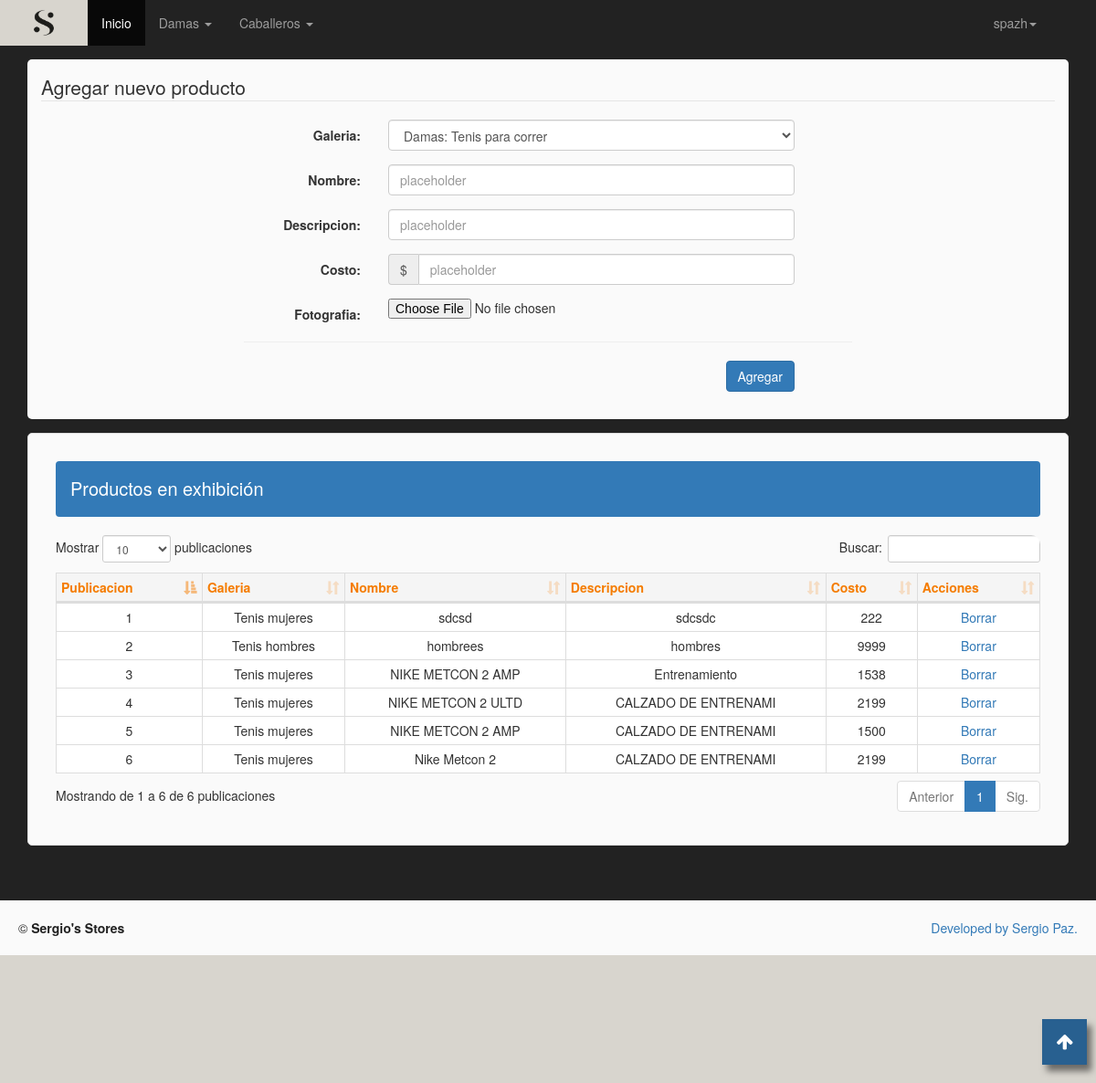
The app's page /ControlPanel.php (signed in) with its own data.
### tables this page shows
CREATE TABLE IF NOT EXISTS `productos` (
  `id` int(50) NOT NULL AUTO_INCREMENT,
  `Galeria` varchar(100) NOT NULL,
  `Nombre` varchar(100) NOT NULL,
  `Descripcion` varchar(100) NOT NULL,
  `Costo` double NOT NULL,
  `UrlFile` varchar(100) NOT NULL,
  PRIMARY KEY (`id`)
);

### ControlPanel.php (the view, shortened to what this page needs)
<?php
include("./models/conexion.php");
$consulta=<<<SQL
    SELECT id,Galeria,Nombre,Descripcion,Costo,UrlFile FROM productos
SQL;
$filas =mysqli_query($conexiondb,$consulta);
?>
<!DOCTYPE html>
    <html lang="en">
    <head>
        <link rel="stylesheet" href="https://maxcdn.bootstrapcdn.com/bootstrap/3.3.7/css/bootstrap.min.css">
        <link rel="stylesheet" href="assets/js/datatablejquery/dataTables.bootstrap.min.css">
        <link rel="stylesheet" href="https://maxcdn.bootstrapcdn.com/font-awesome/4.5.0/css/font-awesome.min.css">
        <link href="./assets/css/ControlPanel.css" rel="stylesheet">
    </head>
    <body style="background-color:#222222">
        <div>
            <?php require('./components/index/header_footer.php');?>
        </div>
        <div class="container">
            <form class="form-horizontal" method="POST" enctype="multipart/form-data" action="./models/UploadProduct.php" style="background-color:#fafafa;padding:15px;border-radius:5px;margin-top:15px">
                <fieldset>
                    <legend>Agregar nuevo producto</legend>
                    <div class="form-group">
                        <label class="col-md-4 control-label" for="selectbasic">Galeria:</label>
                        <div class="col-md-5">
                            <select id="selectbasic" name="txtGaleria" class="form-control" required>
                            <option value="1">Damas: Tenis para correr</option>
                        </select>
                        </div>
                    </div>
                    <div class="form-group">
                        <label class="col-md-4 control-label" for="textinput">Nombre: </label>
                        <div class="col-md-5">
                            <input id="textinput" name="txtNombre" type="text" placeholder="placeholder" class="form-control input-md" maxlength="20" required>
                        </div>
                    </div>
                    <div class="form-group">
                        <label class="col-md-4 control-label" for="textinput">Descripcion: </label>
                        <div class="col-md-5">
                            <input id="textinput" name="txtDesc" type="text" placeholder="placeholder" class="form-control input-md" maxlength="20" required>
                        </div>
                    </div>
                    <div class="form-group">
                        <label class="col-md-4 control-label" for="prependedtext">Costo: </label>
                        <div class="col-md-5">
                            <div class="input-group">
                                <span class="input-group-addon">$</span>
                                <input id="prependedtext" name="txtCosto" class="form-control" placeholder="placeholder" type="text" maxlength="7" required>
                            </div>
                        </div>
                    </div>
                    <div class="form-group">
                        <label class="col-md-4 control-label" for="filebutton">Fotografia: </label>
                        <div class="col-md-5">
                            <input id="filebutton" name="txtFileProducto" class="input-file" type="file" required>
                        </div>
                    </div>
                    <hr style="max-width:60%">
                    <div class="form-group">
                        <div class="col-md-9">
                            <button id="singlebutton" name="singlebutton" class="btn btn-primary pull-right">Agregar</button>
                        </div>
                </fieldset>
            </form>
            </div>
            <div class="container">
                <div class="panel panel-default" style="background-color:#fafafa;padding:15px;border-radius:5px;margin-top:15px">
                    <div class="panel-body">
                        <p class="alert fondo456" style="font-size: 20px;background-color: #337AB7;color: #ffffff"><span>Productos en exhibición</span></p>
                        <div class="table-responsive" style="border-radius: 10px;margin-top: 12px">
                            <table class="table  table-bordered table-hover table-condensed tab" id="regTable" style="background-color: #ffffff;text-align: center;vertical-align: middle;">
                                <thead>
                                    <tr style="background-color: #F5F5F5">
                                        <th style="font-size: 14px;color: #F57C00">Publicacion</th>
                                        <th style="font-size: 14px;color: #F57C00">Galeria</th>
                                        <th style="font-size: 14px;color: #F57C00">Nombre</th>
                                        <th style="font-size: 14px;color: #F57C00">Descripcion</th>
                                        <th style="font-size: 14px;color: #F57C00">Costo</th>
                                        <th style="font-size: 14px;color: #F57C00">Acciones</th>
                                    </tr>
                                </thead>
                                <tbody>
                                    <?php
                                        $count=0;
                                        while ($columna=mysqli_fetch_assoc($filas))
                                        {
                                            $count=$count+1;
                                            echo "<tr>";
                                            echo "<td>$count</td>";
                                            if($columna['Galeria']==2)
                                            {
                                                echo "<td>Tenis hombres</td>";
                                            }else{
                                                echo "<td>Tenis mujeres</td>";
                                            }
                                            echo "<td>$columna[Nombre]</td>";
                                            echo "<td>$columna[Descripcion]</td>";
                                            echo "<td>$columna[Costo]</td>";
                                            echo "<td><a href='./models/clsBorrarProducto.php?id=$columna[id]'>Borrar</a></td>";
                                            echo "</tr>";
                                        }
                                    ?>
                                </tbody>
                            </table>
                        </div>
                    </div>
                </div>
            </div>
            <br>
            <br>
            <footer>
                <div class="container-fluid">
                    <div class="row" style="background-color:#D8D5CE;height: 200px">
                        <div>
                            <p style="color:#212121;background-color: #FAFAFA;padding: 20px;font-size: 14px;margin: 0">© <b>Sergio's Stores</b>
                                <span id="ocultarmq4" style="float: right"><span><a href="PanelLogin">Developed by</a>  </span><a href="mailto:alejandroax@live.com.mx">Sergio Paz.</a> </p>
                        </div>
                    </div>
                </div>
            </footer>
    </body>
    </html>

### components/index/header_footer.php (shortened to what this page needs)
<div style="padding-top: 50px;">
    <nav class="navbar navbar-inverse navbar-fixed-top">
        <div class="container-fluid">
            <div class="navbar-header">
                <a class="navbar-brand" href="#"><img src="./images/8.jpg" class="img-responsive" style="max-width:96px" alt="noh"></a>
            </div>
            <div class="collapse navbar-collapse" id="bs-example-navbar-collapse-1">
                <ul class="nav navbar-nav">
                    <li class="active"><a href="index.php">Inicio<span class="sr-only">(current)</span></a></li>
                    <li class="dropdown">
                        <a href="#" class="dropdown-toggle" data-toggle="dropdown" role="button" aria-haspopup="true" aria-expanded="false">Damas <span class="caret"></span></a>
                    </li>
                    <li class="dropdown">
                        <a href="#" class="dropdown-toggle" data-toggle="dropdown" role="button" aria-haspopup="true" aria-expanded="false">Caballeros <span class="caret"></span></a>
                    </li>
                </ul>
                <ul class="nav navbar-nav navbar-right">
                    <?php
                if (isset($_SESSION["username"]))
                {
                    if ($_SESSION["username"] == "SI")
                    {
                        echo "<li class='dropdown'>";
                            echo "<a href='#' class='dropdown-toggle' data-toggle='dropdown' role='button' aria-haspopup='true' aria-expanded='false' style='margin-right:50px'>$_SESSION[usuario]<span class='caret'></span></a>";
                        echo "</li>";
                    }else{
                    }
                }else
                {
                    echo "<li><a href='Login.php'>Iniciar Sesion</a></li>";
                }
            ?>
                </ul>
            </div>
        </div>
    </nav>
    <span class="ir-arriba fa fa-arrow-up"></span>
</div>

### assets/css/header_footer.css (style rules this page uses)
.navbar { border-radius: 0px; border: 0; margin-bottom: 0px; }
.navbar-brand { padding: 0; }
.ir-arriba { z-index: 1; display: block; padding: 15px; background: #286090; font-size: 20px; color: #fff; cursor: pointer; position: fixed; bottom: 20px; right: 10px; box-shadow: 5px 7px 7px rgba(0, 0, 0, 0.5); }

### records on screen
productos: Galeria "Tenis mujeres", Nombre "sdcsd", Descripcion "sdcsdc", Costo "222"
productos: Galeria "Tenis hombres", Nombre "hombrees", Descripcion "hombres", Costo "9999"
productos: Galeria "Tenis mujeres", Nombre "NIKE METCON 2 AMP", Descripcion "Entrenamiento", Costo "1538"
productos: Galeria "Tenis mujeres", Nombre "NIKE METCON 2 ULTD", Descripcion "CALZADO DE ENTRENAMI", Costo "2199"
productos: Galeria "Tenis mujeres", Nombre "NIKE METCON 2 AMP", Descripcion "CALZADO DE ENTRENAMI", Costo "1500"
productos: Galeria "Tenis mujeres", Nombre "Nike Metcon 2", Descripcion "CALZADO DE ENTRENAMI", Costo "2199"

### other values on screen
$_SESSION[usuario] "spazh"
